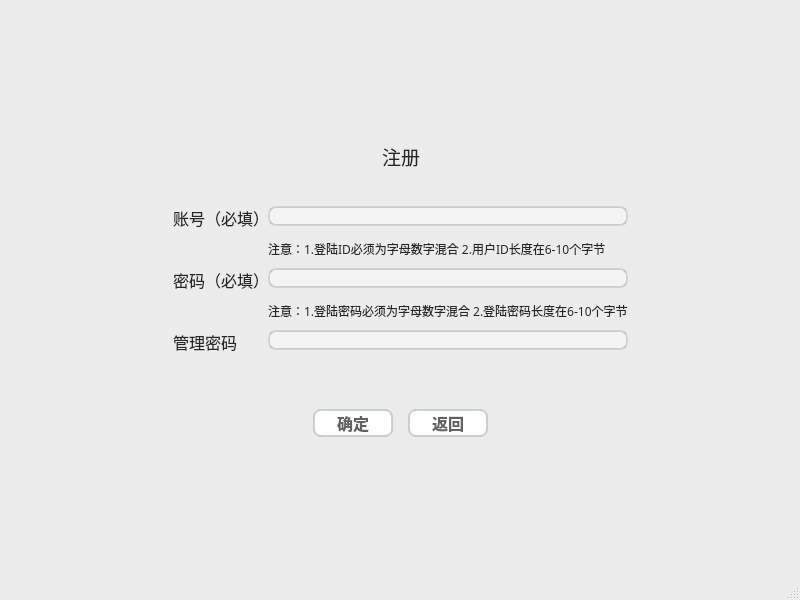
<?xml version="1.0" encoding="UTF-8"?>
<ui version="4.0">
 <class>Register</class>
 <widget class="QMainWindow" name="Register">
  <property name="geometry">
   <rect>
    <x>0</x>
    <y>0</y>
    <width>800</width>
    <height>600</height>
   </rect>
  </property>
  <property name="windowTitle">
   <string>MainWindow</string>
  </property>
  <property name="styleSheet">
   <string notr="true">/*
 * MacOS Style Sheet for QT Applications
 * Author: Jaime A. Quiroga P.
 * Company: GTRONICK
 * Last updated: 25/12/2020, 23:10.
 * Available at: https://github.com/GTRONICK/QSS/blob/master/MacOS.qss
 */
QMainWindow {
    background-color:#ececec;
}
QPushButton, QToolButton, QCommandLinkButton{
    padding: 0 5px 0 5px;
    border-style: solid;
    border-top-color: qlineargradient(spread:pad, x1:0, y1:0, x2:0, y2:1, stop:0 #c1c9cf, stop:1 #d2d8dd);
    border-right-color: qlineargradient(spread:pad, x1:1, y1:0, x2:0, y2:0, stop:0 #c1c9cf, stop:1 #d2d8dd);
    border-bottom-color: qlineargradient(spread:pad, x1:0, y1:1, x2:0, y2:0, stop:0 #c1c9cf, stop:1 #d2d8dd);
    border-left-color: qlineargradient(spread:pad, x1:0, y1:0, x2:1, y2:0, stop:0 #c1c9cf, stop:1 #d2d8dd);
    border-width: 2px;
    border-radius: 8px;
    color: #616161;
    font-weight: bold;
    background-color: qlineargradient(spread:pad, x1:0.5, y1:0, x2:0.5, y2:1, stop:0 #fbfdfd, stop:0.5 #ffffff, stop:1 #fbfdfd);
}
QPushButton::default, QToolButton::default, QCommandLinkButton::default{
    border: 2px solid transparent;
    color: #FFFFFF;
    background-color: qlineargradient(spread:pad, x1:0.5, y1:0, x2:0.5, y2:1, stop:0 #84afe5, stop:1 #1168e4);
}
QPushButton:hover, QToolButton:hover, QCommandLinkButton:hover{
    color: #3d3d3d;
}
QPushButton:pressed, QToolButton:pressed, QCommandLinkButton:pressed{
    color: #aeaeae;
    background-color: qlineargradient(spread:pad, x1:0.5, y1:0, x2:0.5, y2:1, stop:0 #ffffff, stop:0.5 #fbfdfd, stop:1 #ffffff);
}
QPushButton:disabled, QToolButton:disabled, QCommandLinkButton:disabled{
    color: #616161;
    background-color: qlineargradient(spread:pad, x1:0.5, y1:0, x2:0.5, y2:1, stop:0 #dce7eb, stop:0.5 #e0e8eb, stop:1 #dee7ec);
}
QLineEdit, QTextEdit, QPlainTextEdit, QSpinBox, QDoubleSpinBox, QTimeEdit, QDateEdit, QDateTimeEdit {
    border-width: 2px;
    border-radius: 8px;
    border-style: solid;
    border-top-color: qlineargradient(spread:pad, x1:0.5, y1:1, x2:0.5, y2:0, stop:0 #c1c9cf, stop:1 #d2d8dd);
    border-right-color: qlineargradient(spread:pad, x1:0, y1:0, x2:1, y2:0, stop:0 #c1c9cf, stop:1 #d2d8dd);
    border-bottom-color: qlineargradient(spread:pad, x1:0.5, y1:0, x2:0.5, y2:1, stop:0 #c1c9cf, stop:1 #d2d8dd);
    border-left-color: qlineargradient(spread:pad, x1:1, y1:0, x2:0, y2:0, stop:0 #c1c9cf, stop:1 #d2d8dd);
    background-color: #f4f4f4;
    color: #3d3d3d;
}
QLineEdit:focus, QTextEdit:focus, QPlainTextEdit:focus, QSpinBox:focus, QDoubleSpinBox:focus, QTimeEdit:focus, QDateEdit:focus, QDateTimeEdit:focus {
    border-width: 2px;
    border-radius: 8px;
    border-style: solid;
    border-top-color: qlineargradient(spread:pad, x1:0.5, y1:1, x2:0.5, y2:0, stop:0 #85b7e3, stop:1 #9ec1db);
    border-right-color: qlineargradient(spread:pad, x1:0, y1:0, x2:1, y2:0, stop:0 #85b7e3, stop:1 #9ec1db);
    border-bottom-color: qlineargradient(spread:pad, x1:0.5, y1:0, x2:0.5, y2:1, stop:0 #85b7e3, stop:1 #9ec1db);
    border-left-color: qlineargradient(spread:pad, x1:1, y1:0, x2:0, y2:0, stop:0 #85b7e3, stop:1 #9ec1db);
    background-color: #f4f4f4;
    color: #3d3d3d;
}
QLineEdit:disabled, QTextEdit:disabled, QPlainTextEdit:disabled, QSpinBox:disabled, QDoubleSpinBox:disabled, QTimeEdit:disabled, QDateEdit:disabled, QDateTimeEdit:disabled {
    color: #b9b9b9;
}
QSpinBox::up-button, QDoubleSpinBox::up-button, QTimeEdit::up-button, QDateEdit::up-button, QDateTimeEdit::up-button {
    subcontrol-origin: padding;
    subcontrol-position: top right;
    width: 15px;
    color: #272727;
    border-left-width: 1px;
    border-left-color: darkgray;
    border-left-style: solid;
    border-top-right-radius: 3px;
    padding: 3px;
}
QSpinBox::down-button, QDoubleSpinBox::down-button, QTimeEdit::down-button, QDateEdit::down-button, QDateTimeEdit::down-button {
    subcontrol-origin: padding;
    subcontrol-position: bottom right;
    width: 15px;
    color: #272727;
    border-left-width: 1px;
    border-left-color: darkgray;
    border-left-style: solid;
    border-bottom-right-radius: 3px;
    padding: 3px;
}
QSpinBox::up-button:pressed, QDoubleSpinBox::up-button:pressed, QTimeEdit::up-button:pressed, QDateEdit::up-button:pressed, QDateTimeEdit::up-button:pressed {
    color: #aeaeae;
    background-color: qlineargradient(spread:pad, x1:0.5, y1:0, x2:0.5, y2:1, stop:0 #ffffff, stop:0.5 #fbfdfd, stop:1 #ffffff);
}
QSpinBox::down-button:pressed, QDoubleSpinBox::down-button:pressed, QTimeEdit::down-button:pressed, QDateEdit::down-button:pressed, QDateTimeEdit::down-button:pressed {
    color: #aeaeae;
    background-color: qlineargradient(spread:pad, x1:0.5, y1:0, x2:0.5, y2:1, stop:0 #ffffff, stop:0.5 #fbfdfd, stop:1 #ffffff);
}
QSpinBox::up-button:hover, QDoubleSpinBox::up-button:hover, QTimeEdit::up-button:hover, QDateEdit::up-button:hover, QDateTimeEdit::up-button:hover {
    color: #FFFFFF;
    border-top-right-radius: 5px;
    background-color: qlineargradient(spread:pad, x1:0.5, y1:0, x2:0.5, y2:1, stop:0 #84afe5, stop:1 #1168e4);
    
}
QSpinBox::down-button:hover, QDoubleSpinBox::down-button:hover, QTimeEdit::down-button:hover, QDateEdit::down-button:hover, QDateTimeEdit::down-button:hover {
    color: #FFFFFF;
    border-bottom-right-radius: 5px;
    background-color: qlineargradient(spread:pad, x1:0.5, y1:0, x2:0.5, y2:1, stop:0 #84afe5, stop:1 #1168e4);
}
QSpinBox::up-arrow, QDoubleSpinBox::up-arrow, QTimeEdit::up-arrow, QDateEdit::up-arrow, QDateTimeEdit::up-arrow {
    image: url(/usr/share/icons/Adwaita/16x16/actions/go-up-symbolic.symbolic.png);
}
QSpinBox::down-arrow, QDoubleSpinBox::down-arrow, QTimeEdit::down-arrow, QDateEdit::down-arrow, QDateTimeEdit::down-arrow {
    image: url(/usr/share/icons/Adwaita/16x16/actions/go-down-symbolic.symbolic.png);
}
QProgressBar {
    max-height: 8px;
    text-align: center;
    font: italic bold 11px;
    color: #3d3d3d;
    border: 1px solid transparent;
    border-radius:4px;
    background-color: qlineargradient(spread:pad, x1:0, y1:0, x2:0, y2:1, stop:0 #ddd5d5, stop:0.5 #dad3d3, stop:1 #ddd5d5);
}
QProgressBar::chunk {
    background-color: qlineargradient(spread:pad, x1:0, y1:0, x2:0, y2:1, stop:0 #467dd1, stop:0.5 #3b88fc, stop:1 #467dd1);
    border-radius: 4px;
}
QProgressBar:disabled {
    color: #616161;
}
QProgressBar::chunk:disabled {
    background-color: #aeaeae;
}
QSlider::groove {
    border: 1px solid #bbbbbb;
    background-color: #52595d;
    border-radius: 4px;
}
QSlider::groove:horizontal {
    height: 6px;
}
QSlider::groove:vertical {
    width: 6px;
}
QSlider::handle:horizontal {
    background: #ffffff;
    border-style: solid;
    border-width: 1px;
    border-color: rgb(207,207,207);
    width: 12px;
    margin: -5px 0;
    border-radius: 7px;
}
QSlider::handle:vertical {
    background: #ffffff;
    border-style: solid;
    border-width: 1px;
    border-color: rgb(207,207,207);
    height: 12px;
    margin: 0 -5px;
    border-radius: 7px;
}
QSlider::add-page, QSlider::sub-page {
    border: 1px transparent;
    background-color: #52595d;
    border-radius: 4px;
}
QSlider::add-page:horizontal {
    background: qlineargradient(spread:pad, x1:0, y1:0, x2:0, y2:1, stop:0 #ddd5d5, stop:0.5 #dad3d3, stop:1 #ddd5d5);
}
QSlider::sub-page:horizontal {
    background-color: qlineargradient(spread:pad, x1:0, y1:0, x2:1, y2:0, stop:0 #467dd1, stop:0.5 #3b88fc, stop:1 #467dd1);
}
QSlider::add-page:vertical {
    background-color: qlineargradient(spread:pad, x1:0, y1:0, x2:0, y2:1, stop:0 #467dd1, stop:0.5 #3b88fc, stop:1 #467dd1);
}
QSlider::sub-page:vertical {
    background: qlineargradient(spread:pad, x1:0, y1:0, x2:1, y2:0, stop:0 #ddd5d5, stop:0.5 #dad3d3, stop:1 #ddd5d5);
}
QSlider::add-page:horizontal:disabled, QSlider::sub-page:horizontal:disabled, QSlider::add-page:vertical:disabled, QSlider::sub-page:vertical:disabled {
    background: #b9b9b9;
}
QComboBox, QFontComboBox {
    border-width: 2px;
    border-radius: 8px;
    border-style: solid;
    border-top-color: qlineargradient(spread:pad, x1:0.5, y1:1, x2:0.5, y2:0, stop:0 #c1c9cf, stop:1 #d2d8dd);
    border-right-color: qlineargradient(spread:pad, x1:0, y1:0, x2:1, y2:0, stop:0 #c1c9cf, stop:1 #d2d8dd);
    border-bottom-color: qlineargradient(spread:pad, x1:0.5, y1:0, x2:0.5, y2:1, stop:0 #c1c9cf, stop:1 #d2d8dd);
    border-left-color: qlineargradient(spread:pad, x1:1, y1:0, x2:0, y2:0, stop:0 #c1c9cf, stop:1 #d2d8dd);
    background-color: #f4f4f4;
    color: #272727;
    padding-left: 5px;
}
QComboBox:editable, QComboBox:!editable, QComboBox::drop-down:editable, QComboBox:!editable:on, QComboBox::drop-down:editable:on {
    background: #ffffff;
}
QComboBox::drop-down {
    subcontrol-origin: padding;
    subcontrol-position: top right;
    width: 15px;
    color: #272727;
    border-left-width: 1px;
    border-left-color: darkgray;
    border-left-style: solid;
    border-top-right-radius: 3px;
    border-bottom-right-radius: 3px;
}
QComboBox::down-arrow {
    image: url(/usr/share/icons/Adwaita/16x16/actions/go-down-symbolic.symbolic.png); /*Adawaita icon thene*/
}

QComboBox::down-arrow:on {
    top: 1px;
    left: 1px;
}
QComboBox QAbstractItemView {
    border: 1px solid darkgray;
    border-radius: 8px;
    selection-background-color: #dadada;
    selection-color: #272727;
    color: #272727;
    background: white;
}
QLabel, QCheckBox, QRadioButton {
    color: #272727;
}
QCheckBox {
    padding: 2px;
}
QCheckBox:disabled, QRadioButton:disabled {
    color: #808086;
    padding: 2px;
}

QCheckBox:hover {
    border-radius:4px;
    border-style:solid;
    padding-left: 1px;
    padding-right: 1px;
    padding-bottom: 1px;
    padding-top: 1px;
    border-width:1px;
    border-color: transparent;
}
QCheckBox::indicator:checked {
    image: url(/usr/share/icons/Adwaita/16x16/actions/object-select-symbolic.symbolic.png);
    height: 15px;
    width: 15px;
    border-style:solid;
    border-width: 1px;
    border-color: #48a5fd;
    color: #ffffff;
    border-radius: 3px;
    background-color: qlineargradient(spread:pad, x1:0, y1:0, x2:0, y2:1, stop:0 #48a5fd, stop:0.5 #329cfb, stop:1 #48a5fd);
}
QCheckBox::indicator:unchecked {
    
    height: 15px;
    width: 15px;
    border-style:solid;
    border-width: 1px;
    border-color: #48a5fd;
    border-radius: 3px;
    background-color: #fbfdfa;
}
QLCDNumber {
    color: #616161;;
}
QMenuBar {
    background-color: #ececec;
}
QMenuBar::item {
    color: #616161;
    spacing: 3px;
    padding: 1px 4px;
    background-color: #ececec;
}

QMenuBar::item:selected {
    background-color: #dadada;
    color: #3d3d3d;
}
QMenu {
    background-color: #ececec;
}
QMenu::item:selected {
    background-color: #dadada;
    color: #3d3d3d;
}
QMenu::item {
    color: #616161;;
    background-color: #e0e0e0;
}
QTabWidget {
    color:rgb(0,0,0);
    background-color:#000000;
}
QTabWidget::pane {
    border-color: #050a0e;
    background-color: #e0e0e0;
    border-width: 1px;
    border-radius: 4px;
    position: absolute;
    top: -0.5em;
    padding-top: 0.5em;
}

QTabWidget::tab-bar {
    alignment: center;
}

QTabBar::tab {
    border-bottom: 1px solid #c0c0c0;
    padding: 3px;
    color: #272727;
    background-color: #fefefc;
    margin-left:0px;
}
QTabBar::tab:!last {
    border-right: 1px solid;
    border-right-color: #c0c0c0;
    border-bottom-color: #c0c0c0;
}
QTabBar::tab:first {
    border-top-left-radius: 4px;
    border-bottom-left-radius: 4px;
}
QTabBar::tab:last {
    border-top-right-radius: 4px;
    border-bottom-right-radius: 4px;
}
QTabBar::tab:selected, QTabBar::tab:last:selected, QTabBar::tab:hover {
    color: #FFFFFF;
    background-color: qlineargradient(spread:pad, x1:0.5, y1:0, x2:0.5, y2:1, stop:0 #84afe5, stop:1 #1168e4);
}
QRadioButton::indicator {
    height: 14px;
    width: 14px;
    border-style:solid;
    border-radius:7px;
    border-width: 1px;
}
QRadioButton::indicator:checked {
    border-color: #48a5fd;
    background-color: qradialgradient(cx:0.5, cy:0.5, radius:0.4,fx:0.5, fy:0.5, stop:0 #ffffff, stop:0.5 #ffffff, stop:0.6 #48a5fd, stop:1 #48a5fd);
}
QRadioButton::indicator:!checked {
    border-color: #a9b7c6;
    background-color: #fbfdfa;
}
QStatusBar {
    color:#027f7f;
}

QDial {
    background: #16a085;
}

QToolBox {
    color: #a9b7c6;
    background-color: #222b2e;
}
QToolBox::tab {
    color: #a9b7c6;
    background-color:#222b2e;
}
QToolBox::tab:selected {
    color: #FFFFFF;
    background-color:#222b2e;
}
QScrollArea {
    color: #FFFFFF;
    background-color:#222b2e;
}

QScrollBar:horizontal {
	max-height: 10px;
	border: 1px transparent grey;
	margin: 0px 20px 0px 20px;
	background: transparent;
}
QScrollBar:vertical {
	max-width: 10px;
	border: 1px transparent grey;
	margin: 20px 0px 20px 0px;
	background: transparent;
}
QScrollBar::handle:vertical, QScrollBar::handle:horizontal {
	background: #52595d;
	border-style: transparent;
	border-radius: 4px;
	min-height: 25px;
}
QScrollBar::handle:horizontal:hover, QScrollBar::handle:vertical:hover {
	background: qlineargradient(spread:pad, x1:0, y1:0, x2:1, y2:0, stop:0 #467dd1, stop:0.5 #3b88fc, stop:1 #467dd1);
}
QScrollBar::add-line, QScrollBar::sub-line {
    border: 2px transparent grey;
    border-radius: 4px;
    subcontrol-origin: margin;
    background: #b9b9b9;
}
QScrollBar::add-line:horizontal {
    width: 20px;
    subcontrol-position: right;
}
QScrollBar::add-line:vertical {
    height: 20px;
    subcontrol-position: bottom;
}
QScrollBar::sub-line:horizontal {
    width: 20px;
    subcontrol-position: left;
}
QScrollBar::sub-line:vertical {
    height: 20px;
    subcontrol-position: top;
}
QScrollBar::add-line:vertical:pressed, QScrollBar::add-line:horizontal:pressed, QScrollBar::sub-line:horizontal:pressed, QScrollBar::sub-line:vertical:pressed {
    background: qlineargradient(spread:pad, x1:0, y1:0, x2:1, y2:0, stop:0 #467dd1, stop:0.5 #3b88fc, stop:1 #467dd1);
}
QScrollBar::add-page:horizontal, QScrollBar::sub-page:horizontal, QScrollBar::add-page:vertical, QScrollBar::sub-page:vertical {
    background: none;
}
QScrollBar::up-arrow:vertical {
    image: url(/usr/share/icons/Adwaita/16x16/actions/go-up-symbolic.symbolic.png);
}
QScrollBar::down-arrow:vertical {
    image: url(/usr/share/icons/Adwaita/16x16/actions/go-down-symbolic.symbolic.png);
}
QScrollBar::left-arrow:horizontal {
    image: url(/usr/share/icons/Adwaita/16x16/actions/go-previous-symbolic.symbolic.png);
}
QScrollBar::right-arrow:horizontal {
    image: url(/usr/share/icons/Adwaita/16x16/actions/go-next-symbolic.symbolic.png);
}
</string>
  </property>
  <widget class="QWidget" name="centralwidget">
   <layout class="QVBoxLayout" name="verticalLayout">
    <item>
     <layout class="QGridLayout" name="gridLayout_2">
      <item row="0" column="1">
       <spacer name="verticalSpacer_2">
        <property name="orientation">
         <enum>Qt::Vertical</enum>
        </property>
        <property name="sizeHint" stdset="0">
         <size>
          <width>20</width>
          <height>40</height>
         </size>
        </property>
       </spacer>
      </item>
      <item row="1" column="0">
       <spacer name="horizontalSpacer_5">
        <property name="orientation">
         <enum>Qt::Horizontal</enum>
        </property>
        <property name="sizeHint" stdset="0">
         <size>
          <width>40</width>
          <height>20</height>
         </size>
        </property>
       </spacer>
      </item>
      <item row="1" column="1">
       <layout class="QGridLayout" name="gridLayout">
        <property name="verticalSpacing">
         <number>30</number>
        </property>
        <item row="0" column="0">
         <layout class="QHBoxLayout" name="horizontalLayout_3">
          <item>
           <spacer name="horizontalSpacer">
            <property name="orientation">
             <enum>Qt::Horizontal</enum>
            </property>
            <property name="sizeHint" stdset="0">
             <size>
              <width>40</width>
              <height>20</height>
             </size>
            </property>
           </spacer>
          </item>
          <item>
           <widget class="QLabel" name="label">
            <property name="sizePolicy">
             <sizepolicy hsizetype="Maximum" vsizetype="Maximum">
              <horstretch>0</horstretch>
              <verstretch>0</verstretch>
             </sizepolicy>
            </property>
            <property name="font">
             <font>
              <family>等线</family>
              <pointsize>14</pointsize>
             </font>
            </property>
            <property name="text">
             <string>&lt;html&gt;&lt;head/&gt;&lt;body&gt;&lt;p align=&quot;center&quot;&gt;注册&lt;/p&gt;&lt;/body&gt;&lt;/html&gt;</string>
            </property>
            <property name="textFormat">
             <enum>Qt::AutoText</enum>
            </property>
            <property name="alignment">
             <set>Qt::AlignCenter</set>
            </property>
            <property name="wordWrap">
             <bool>false</bool>
            </property>
           </widget>
          </item>
          <item>
           <spacer name="horizontalSpacer_2">
            <property name="orientation">
             <enum>Qt::Horizontal</enum>
            </property>
            <property name="sizeHint" stdset="0">
             <size>
              <width>40</width>
              <height>20</height>
             </size>
            </property>
           </spacer>
          </item>
         </layout>
        </item>
        <item row="1" column="0">
         <layout class="QFormLayout" name="formLayout">
          <property name="formAlignment">
           <set>Qt::AlignLeading|Qt::AlignLeft|Qt::AlignVCenter</set>
          </property>
          <property name="verticalSpacing">
           <number>10</number>
          </property>
          <property name="topMargin">
           <number>5</number>
          </property>
          <property name="bottomMargin">
           <number>5</number>
          </property>
          <item row="0" column="0">
           <widget class="QLabel" name="label_2">
            <property name="sizePolicy">
             <sizepolicy hsizetype="Maximum" vsizetype="Maximum">
              <horstretch>0</horstretch>
              <verstretch>0</verstretch>
             </sizepolicy>
            </property>
            <property name="font">
             <font>
              <family>等线</family>
              <pointsize>12</pointsize>
             </font>
            </property>
            <property name="text">
             <string>&lt;html&gt;&lt;head/&gt;&lt;body&gt;&lt;p align=&quot;center&quot;&gt;账号（必填）&lt;/p&gt;&lt;/body&gt;&lt;/html&gt;</string>
            </property>
            <property name="textFormat">
             <enum>Qt::RichText</enum>
            </property>
            <property name="alignment">
             <set>Qt::AlignCenter</set>
            </property>
            <property name="wordWrap">
             <bool>false</bool>
            </property>
           </widget>
          </item>
          <item row="1" column="1">
           <widget class="QLabel" name="label_5">
            <property name="font">
             <font>
              <family>等线 Light</family>
             </font>
            </property>
            <property name="text">
             <string>注意：1.登陆ID必须为字母数字混合 2.用户ID长度在6-10个字节</string>
            </property>
           </widget>
          </item>
          <item row="2" column="0">
           <widget class="QLabel" name="label_3">
            <property name="sizePolicy">
             <sizepolicy hsizetype="Maximum" vsizetype="Maximum">
              <horstretch>0</horstretch>
              <verstretch>0</verstretch>
             </sizepolicy>
            </property>
            <property name="font">
             <font>
              <family>等线</family>
              <pointsize>12</pointsize>
             </font>
            </property>
            <property name="text">
             <string>&lt;html&gt;&lt;head/&gt;&lt;body&gt;&lt;p align=&quot;center&quot;&gt;密码（必填）&lt;/p&gt;&lt;/body&gt;&lt;/html&gt;</string>
            </property>
            <property name="textFormat">
             <enum>Qt::RichText</enum>
            </property>
            <property name="alignment">
             <set>Qt::AlignCenter</set>
            </property>
            <property name="wordWrap">
             <bool>false</bool>
            </property>
           </widget>
          </item>
          <item row="2" column="1">
           <widget class="QLineEdit" name="PasswordLineEdit">
            <property name="autoFillBackground">
             <bool>false</bool>
            </property>
           </widget>
          </item>
          <item row="4" column="0">
           <widget class="QLabel" name="label_4">
            <property name="sizePolicy">
             <sizepolicy hsizetype="Fixed" vsizetype="Maximum">
              <horstretch>0</horstretch>
              <verstretch>0</verstretch>
             </sizepolicy>
            </property>
            <property name="font">
             <font>
              <family>等线</family>
              <pointsize>12</pointsize>
             </font>
            </property>
            <property name="text">
             <string>&lt;html&gt;&lt;head/&gt;&lt;body&gt;&lt;p align=&quot;center&quot;&gt;管理密码&lt;/p&gt;&lt;/body&gt;&lt;/html&gt;</string>
            </property>
            <property name="textFormat">
             <enum>Qt::RichText</enum>
            </property>
            <property name="alignment">
             <set>Qt::AlignCenter</set>
            </property>
            <property name="wordWrap">
             <bool>false</bool>
            </property>
            <property name="textInteractionFlags">
             <set>Qt::LinksAccessibleByMouse|Qt::TextEditable|Qt::TextEditorInteraction|Qt::TextSelectableByKeyboard|Qt::TextSelectableByMouse</set>
            </property>
           </widget>
          </item>
          <item row="4" column="1">
           <widget class="QLineEdit" name="AdminPasswordLineEdit">
            <property name="autoFillBackground">
             <bool>false</bool>
            </property>
           </widget>
          </item>
          <item row="0" column="1">
           <widget class="QLineEdit" name="AccountLineEdit">
            <property name="autoFillBackground">
             <bool>false</bool>
            </property>
           </widget>
          </item>
          <item row="3" column="1">
           <widget class="QLabel" name="label_6">
            <property name="font">
             <font>
              <family>等线 Light</family>
             </font>
            </property>
            <property name="text">
             <string>注意：1.登陆密码必须为字母数字混合 2.登陆密码长度在6-10个字节</string>
            </property>
           </widget>
          </item>
         </layout>
        </item>
        <item row="2" column="0">
         <spacer name="verticalSpacer">
          <property name="orientation">
           <enum>Qt::Vertical</enum>
          </property>
          <property name="sizeHint" stdset="0">
           <size>
            <width>20</width>
            <height>20</height>
           </size>
          </property>
         </spacer>
        </item>
        <item row="3" column="0">
         <layout class="QHBoxLayout" name="horizontalLayout_2">
          <item>
           <spacer name="horizontalSpacer_3">
            <property name="orientation">
             <enum>Qt::Horizontal</enum>
            </property>
            <property name="sizeHint" stdset="0">
             <size>
              <width>40</width>
              <height>20</height>
             </size>
            </property>
           </spacer>
          </item>
          <item>
           <layout class="QHBoxLayout" name="horizontalLayout">
            <property name="spacing">
             <number>15</number>
            </property>
            <item>
             <widget class="QPushButton" name="ConfirmButton">
              <property name="minimumSize">
               <size>
                <width>80</width>
                <height>0</height>
               </size>
              </property>
              <property name="font">
               <font>
                <family>等线</family>
                <pointsize>12</pointsize>
                <bold>true</bold>
               </font>
              </property>
              <property name="text">
               <string>确定</string>
              </property>
             </widget>
            </item>
            <item>
             <widget class="QPushButton" name="BackButton">
              <property name="minimumSize">
               <size>
                <width>80</width>
                <height>0</height>
               </size>
              </property>
              <property name="font">
               <font>
                <family>等线</family>
                <pointsize>12</pointsize>
                <bold>true</bold>
               </font>
              </property>
              <property name="text">
               <string>返回</string>
              </property>
             </widget>
            </item>
           </layout>
          </item>
          <item>
           <spacer name="horizontalSpacer_4">
            <property name="orientation">
             <enum>Qt::Horizontal</enum>
            </property>
            <property name="sizeHint" stdset="0">
             <size>
              <width>40</width>
              <height>20</height>
             </size>
            </property>
           </spacer>
          </item>
         </layout>
        </item>
       </layout>
      </item>
      <item row="1" column="2">
       <spacer name="horizontalSpacer_6">
        <property name="orientation">
         <enum>Qt::Horizontal</enum>
        </property>
        <property name="sizeHint" stdset="0">
         <size>
          <width>40</width>
          <height>20</height>
         </size>
        </property>
       </spacer>
      </item>
      <item row="2" column="1">
       <spacer name="verticalSpacer_3">
        <property name="orientation">
         <enum>Qt::Vertical</enum>
        </property>
        <property name="sizeHint" stdset="0">
         <size>
          <width>20</width>
          <height>40</height>
         </size>
        </property>
       </spacer>
      </item>
     </layout>
    </item>
   </layout>
  </widget>
  <widget class="QMenuBar" name="menubar">
   <property name="geometry">
    <rect>
     <x>0</x>
     <y>0</y>
     <width>800</width>
     <height>19</height>
    </rect>
   </property>
  </widget>
  <widget class="QStatusBar" name="statusbar"/>
 </widget>
 <resources/>
 <connections/>
</ui>
